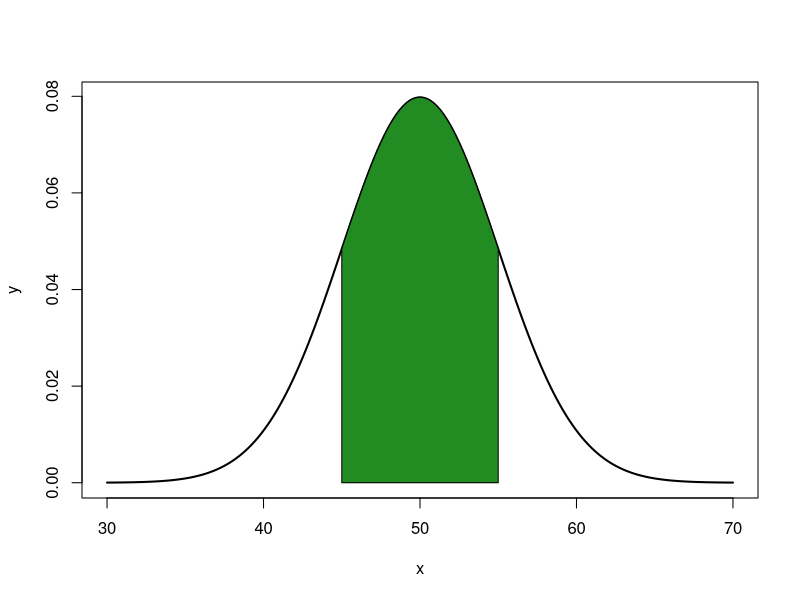
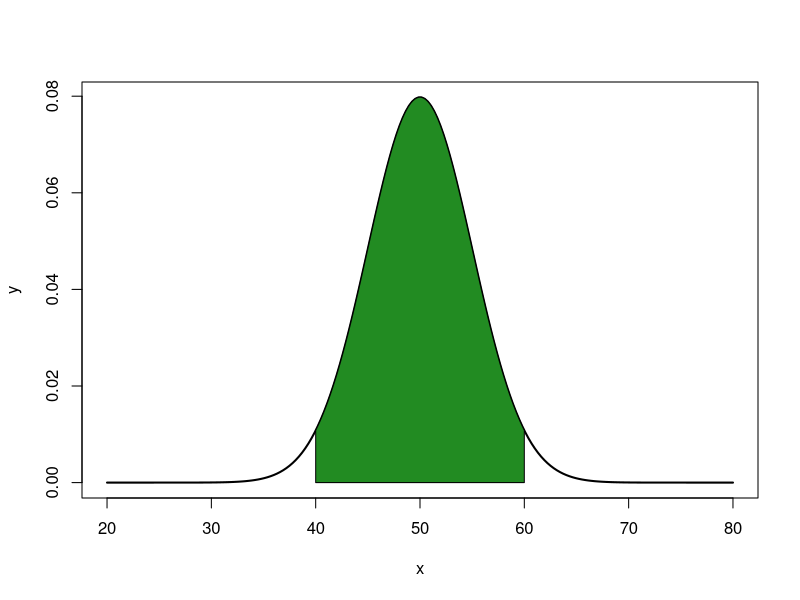
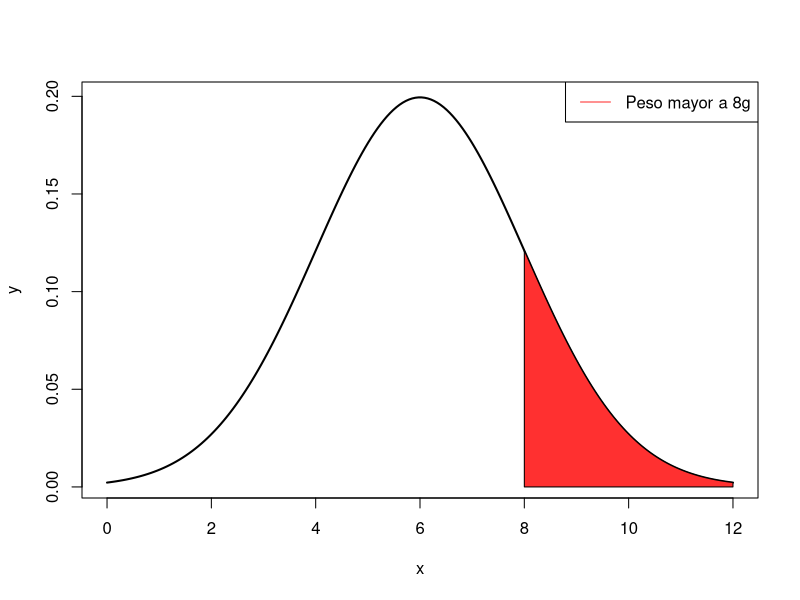
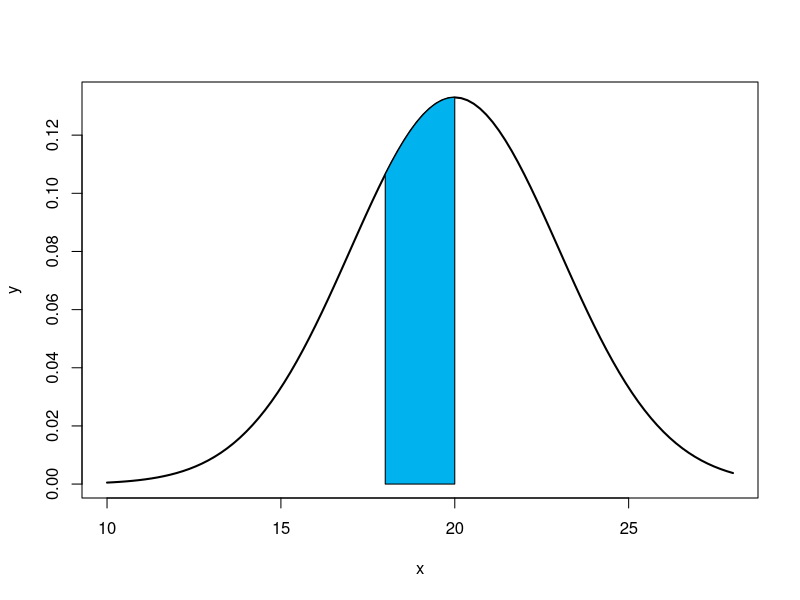
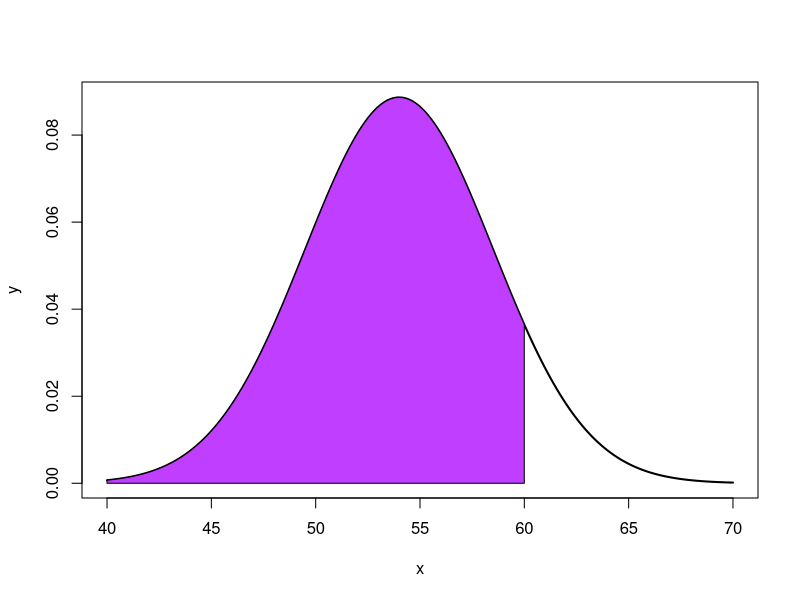
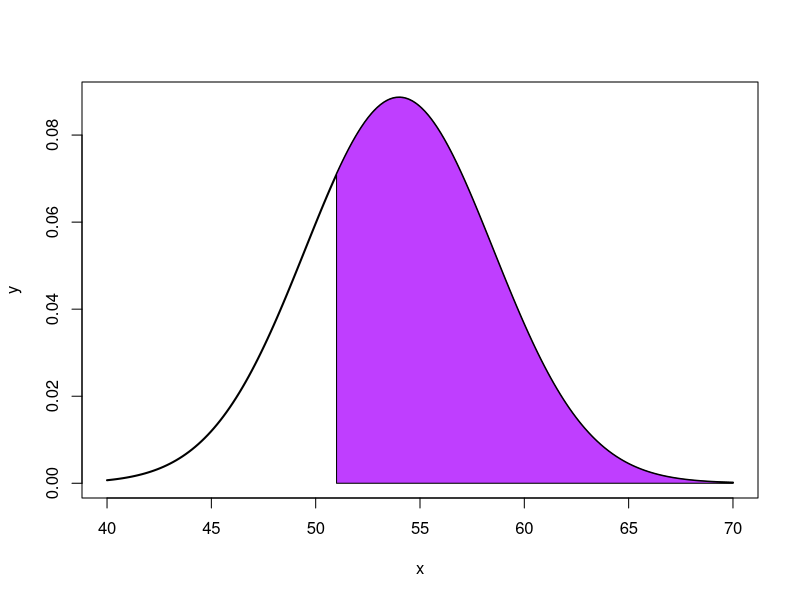
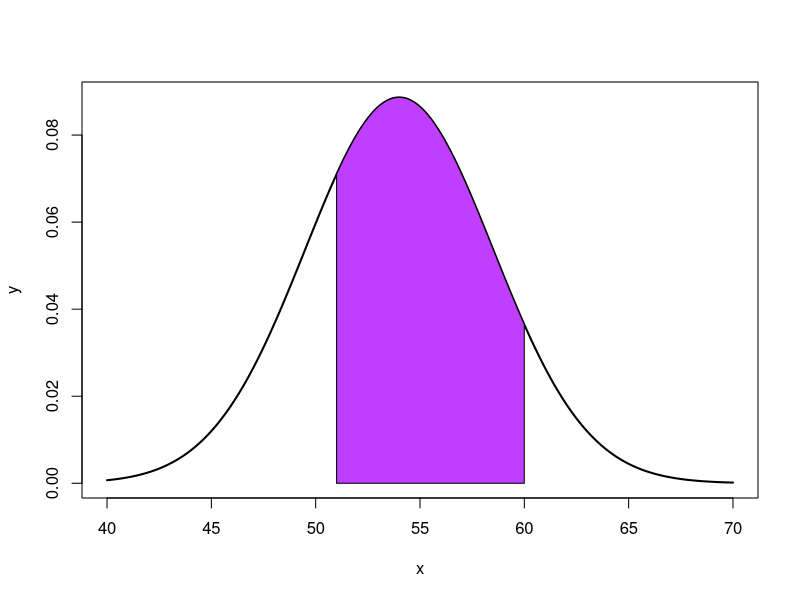
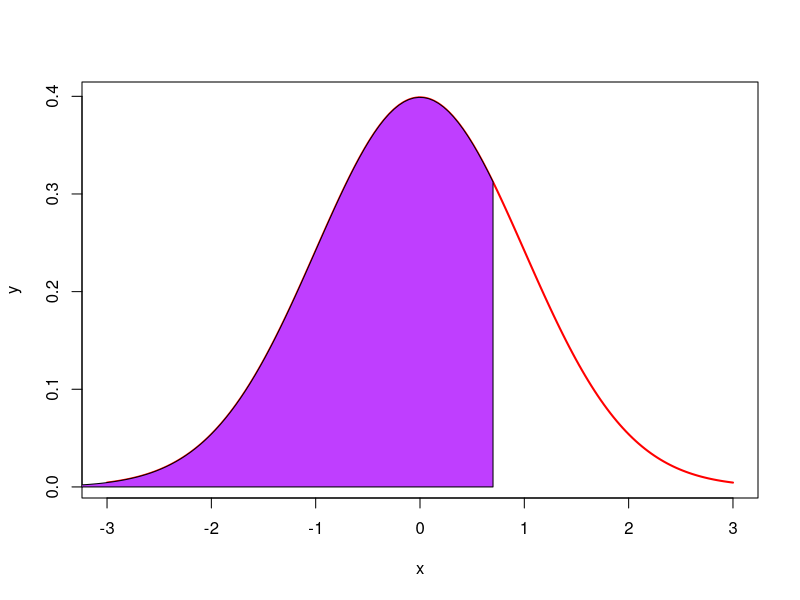

Reproduce these figures in R, in order.
## ---- chunk 1
# generamos una secuencia de 200 valores
x = seq(30,70,length=200) 

# generamos la curva de densidad de la distribucion normal
y = dnorm(x, mean = 50, sd = 5)

# graficamos
plot(x,y,type="l",lwd=2,col="black")
x = seq(45,55,length=100)

# sombreamos la primer area que debemos encontrar (valor entre 45 y 55)
y = dnorm(x,mean=50,sd=5)
polygon(c(45,x,55),c(0,y,0),col="forestgreen")

## ---- chunk 2
pnorm(45, mean = 50, sd = 5, lower.tail = F) - pnorm(55, mean = 50, sd = 5, lower.tail = F)
## ---- chunk 3
x = seq(20,80,length=200) 
y = dnorm(x, mean = 50, sd = 5)
plot(x,y,type="l",lwd=2,col="black")
x = seq(40,60,length=100)
y = dnorm(x,mean=50,sd=5)
polygon(c(40,x,60),c(0,y,0),col="forestgreen")
## ---- chunk 4
pnorm(40, mean = 50, sd = 5, lower.tail = F) - pnorm(60, mean = 50, sd = 5, lower.tail = F)
## ---- chunk 5
x = seq(0,12,length=200) 
y = dnorm(x, mean = 6, sd = 2)
plot(x,y,type="l",lwd=2,col="black")
x = seq(8,12,length=100)
y = dnorm(x,mean=6,sd=2)
polygon(c(8,x,12),c(0,y,0),col="firebrick1")
legend("topright",c("Peso mayor a 8g"),lty=c(1),col=c("firebrick1"))
## ---- chunk 6
pnorm(8, mean = 6, sd = 2, lower.tail = FALSE)
## ---- chunk 7
x = seq(10,28,length=100) 
y = dnorm(x, mean = 20, sd = 3)
plot(x,y,type="l",lwd=2,col="black")
x = seq(18,20,length=100)
y = dnorm(x,mean = 20,sd = 3)
polygon(c(18,x,20),c(0,y,0),col="deepskyblue2")
## ---- chunk 8
pnorm(20, mean = 20, sd = 3, lower.tail = F) - pnorm(18, mean = 20, sd = 3)
## ---- chunk 9
x = seq(40,70,length=200)
y = dnorm(x, mean = 54, sd = 4.5)
plot(x,y,type="l",lwd=2,col="black")
x = seq(40,60,length=100)
y = dnorm(x, mean = 54, sd = 4.5)
polygon(c(40,x,60),c(0,y,0),col="darkorchid1")

## ---- chunk 10
pnorm(60, mean = 54, sd = 4.5)
## ---- chunk 11
x = seq(40,70,length=200)
y = dnorm(x, mean = 54, sd = 4.5)
plot(x,y,type="l",lwd=2,col="black")
x = seq(51,70,length=100)
y = dnorm(x, mean = 54, sd = 4.5)
polygon(c(51,x,70),c(0,y,0),col="darkorchid1")
## ---- chunk 12
1 - 0.2514
## ---- chunk 13
pnorm(51, mean = 54, sd = 4.5, lower.tail = FALSE)
## ---- chunk 14
x = seq(40,70,length=200)
y = dnorm(x, mean = 54, sd = 4.5)
plot(x,y,type="l",lwd=2,col="black")
x = seq(51,60,length=100)
y = dnorm(x, mean = 54, sd = 4.5)
polygon(c(51,x,60),c(0,y,0),col="darkorchid1")
## ---- chunk 15
pnorm(60, mean = 54, sd = 4.5) - pnorm(51, mean = 54, sd = 4.5)
## ---- chunk 16
x = seq(-3,3,length=200)
y = dnorm(x,mean=0,sd=1)
plot(x,y,type="l",lwd=2,col="red")
x = seq(-4,0.7,length=100)
y = dnorm(x, mean = 0, sd = 1)
polygon(c(-4,x,0.7),c(0,y,0),col="darkorchid1")
## ---- chunk 17
qnorm(0.70, mean = 54, sd = 5.4)
## ---- chunk 18
x = seq(-3,3,length=200)
y = dnorm(x,mean=0,sd=1)
plot(x,y,type="l",lwd=2,col="black")
x = seq(2.33,3,length=100)
y = dnorm(x, mean = 0, sd = 1)
polygon(c(2.33,x,3),c(0,y,0),col="firebrick2")
## ---- chunk 19
qnorm(0.9901, mean = 170, sd = 30, lower.tail = F)
## ---- chunk 20
(1 - 0.9901) * 100
## ---- chunk 21
qnorm(0.9901, mean = 170, sd = 30, lower.tail = F) - 1
